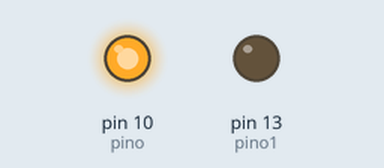
Bench run of a sketch on a simulated Arduino Uno, built with avr-gcc and run on an emulated ATmega328P. On the bench: output pins drawn as LEDs (lit = HIGH).

Above: at 0.5 s.
At 2.5 s:
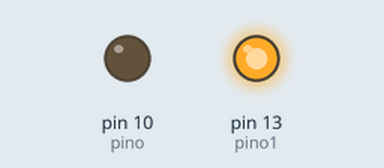
At 3.5 s:
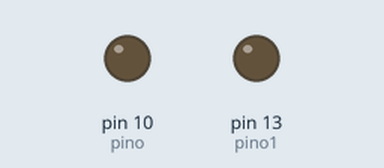
Timing chart, 0 to 5.2 s (numbered marks = the images above):
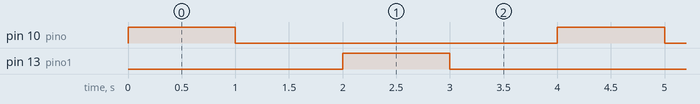

The sketch:

aula3-3.ino
```cpp
int pino = 10;
int pino1 = 13;

void setup()
{
  pinMode(pino, OUTPUT);
  pinMode(pino1, OUTPUT);
}

void loop()
{
  digitalWrite(pino, HIGH);
  delay(1000); // Wait for 1000 millisecond(s)
  digitalWrite(pino, LOW);
  delay(1000); // Wait for 1000 millisecond(s)
  digitalWrite(pino1, HIGH);
  delay(1000); // Wait for 1000 millisecond(s)
  digitalWrite(pino1, LOW);
  delay(1000); // Wait for 1000 millisecond(s)
}
```

Measured:
- by itself, pin 10 (pino), pin 13 (pino1): alternates HIGH for 1.0 s and LOW for 3.0 s
- by itself, everything shown: repeats every 4.0 s, in 4 steps
